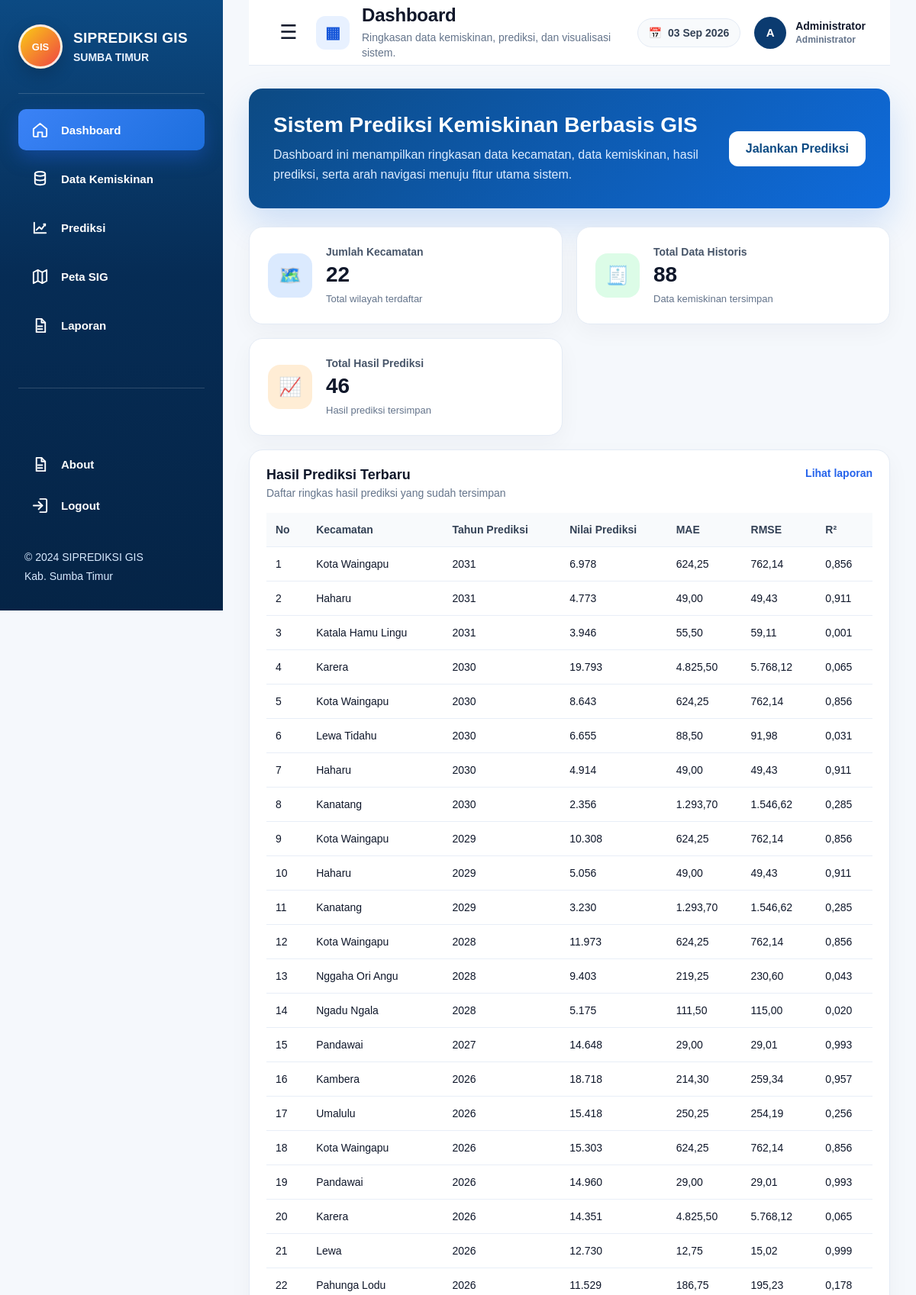
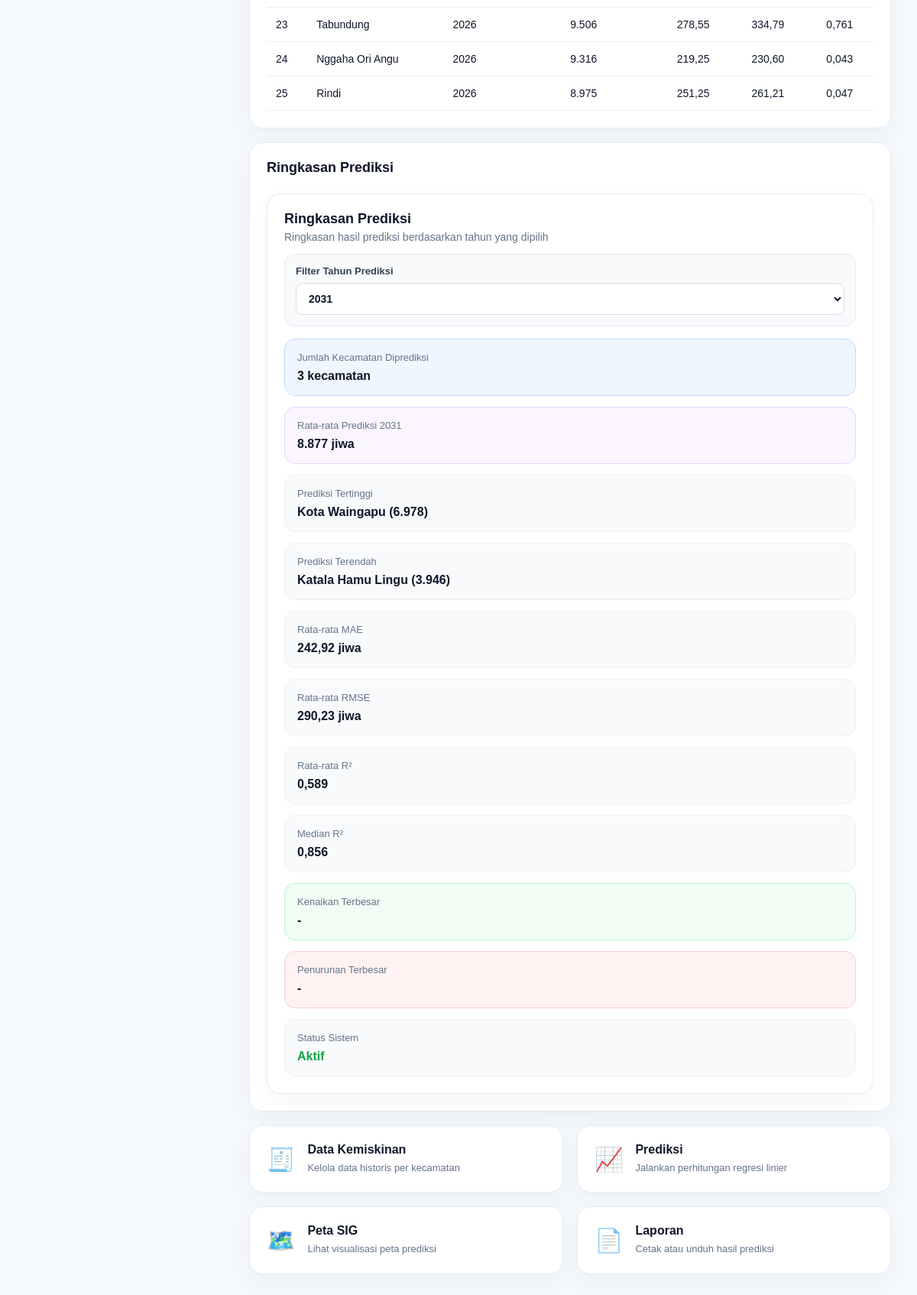
Page /dashboard/index.php (signed in) on the committed database (2 pictures, top to bottom).
### tables this page shows
CREATE TABLE `hasil_prediksi` (
  `id_prediksi` int(10) UNSIGNED NOT NULL,
  `id_prediksi_regresi` int(10) UNSIGNED DEFAULT NULL,
  `id_kecamatan` int(10) UNSIGNED NOT NULL,
  `tahun_prediksi` year(4) NOT NULL,
  `nilai_prediksi` decimal(18,2) NOT NULL,
  `intercept` decimal(18,6) DEFAULT NULL,
  `slope` decimal(18,6) DEFAULT NULL,
  `mae` decimal(18,6) DEFAULT NULL,
  `rmse` decimal(18,6) DEFAULT NULL,
  `r2` decimal(10,6) DEFAULT NULL
);

CREATE TABLE `kecamatan` (
  `id_kecamatan` int(10) UNSIGNED NOT NULL,
  `id_admin` int(10) UNSIGNED DEFAULT NULL,
  `kode_kecamatan` varchar(30) NOT NULL,
  `kode_panel` varchar(3) DEFAULT NULL,
  `nama_kecamatan` varchar(100) NOT NULL,
  `luas_wilayah_km2` decimal(12,4) DEFAULT NULL,
  `geojson_wilayah` longtext DEFAULT NULL,
  `status_aktif` tinyint(1) NOT NULL DEFAULT 1
);

### dashboard/index.php (the view, shortened to what this page needs)
<?php
require_once __DIR__ . "/../koneksi.php";
$total_kecamatan = 0;
$total_data = 0;
$total_prediksi = 0;
$daftar_tahun_prediksi = [];
$selected_tahun_ringkasan = 0;
$total_ringkasan_tahun = 0;
$rata_prediksi = 0;
$rata_mae = 0;
$rata_rmse = 0;
$rata_r2 = 0;
$median_r2 = null;
$kenaikan_terbesar = "-";
$penurunan_terbesar = "-";
if (!function_exists('dashAngka')) {
    function dashAngka($value, $decimal = 0)
    {
        return number_format((float) $value, $decimal, ',', '.');
    }
}
$queryKecamatan = mysqli_query($koneksi, "SELECT COUNT(*) AS total FROM kecamatan");
if ($queryKecamatan) {
    $row = mysqli_fetch_assoc($queryKecamatan);
    $total_kecamatan = $row["total"] ?? 0;
}
$queryData = mysqli_query($koneksi, "SELECT COUNT(*) AS total FROM data_kemiskinan");
if ($queryData) {
    $row = mysqli_fetch_assoc($queryData);
    $total_data = $row["total"] ?? 0;
}
$queryPrediksi = mysqli_query(
    $koneksi,
    "SELECT COUNT(*) AS total FROM hasil_prediksi"
);
if ($queryPrediksi) {
    $row = mysqli_fetch_assoc($queryPrediksi);
    $total_prediksi = $row["total"] ?? 0;
}
$queryTahunPrediksi = mysqli_query(
    $koneksi,
    "SELECT DISTINCT tahun_prediksi
     FROM hasil_prediksi
     ORDER BY tahun_prediksi DESC"
);
if ($queryTahunPrediksi) {
    while ($row = mysqli_fetch_assoc($queryTahunPrediksi)) {
        $daftar_tahun_prediksi[] = (int) $row["tahun_prediksi"];
    }
}
$request_tahun_ringkasan = isset($_GET["tahun_ringkasan"])
    ? (int) $_GET["tahun_ringkasan"]
    : 0;
if (
    $request_tahun_ringkasan > 0
    && in_array($request_tahun_ringkasan, $daftar_tahun_prediksi, true)
) {
    $selected_tahun_ringkasan = $request_tahun_ringkasan;
} elseif (count($daftar_tahun_prediksi) > 0) {
    $selected_tahun_ringkasan = $daftar_tahun_prediksi[0];
}
if ($selected_tahun_ringkasan > 0) {
    $stmtRingkasan = mysqli_prepare(
        $koneksi,
        "SELECT
            COUNT(*) AS total,
            AVG(nilai_prediksi) AS rata_prediksi,
            AVG(mae) AS rata_mae,
            AVG(rmse) AS rata_rmse,
            AVG(r2) AS rata_r2
         FROM hasil_prediksi
         WHERE tahun_prediksi = ?"
    );
    mysqli_stmt_bind_param($stmtRingkasan, "i", $selected_tahun_ringkasan);
    mysqli_stmt_execute($stmtRingkasan);
    $resultRingkasan = mysqli_stmt_get_result($stmtRingkasan);
    if ($resultRingkasan) {
        $row = mysqli_fetch_assoc($resultRingkasan);
        $total_ringkasan_tahun = (int) ($row["total"] ?? 0);
        $rata_prediksi = (float) ($row["rata_prediksi"] ?? 0);
        $rata_mae = (float) ($row["rata_mae"] ?? 0);
        $rata_rmse = (float) ($row["rata_rmse"] ?? 0);
        $rata_r2 = (float) ($row["rata_r2"] ?? 0);
    }
}
if ($selected_tahun_ringkasan > 0) {
    $r2Values = [];
    $stmtR2 = mysqli_prepare(
        $koneksi,
        "SELECT r2
         FROM hasil_prediksi
         WHERE tahun_prediksi = ?
           AND r2 IS NOT NULL
         ORDER BY r2 ASC"
    );
    mysqli_stmt_bind_param($stmtR2, "i", $selected_tahun_ringkasan);
    mysqli_stmt_execute($stmtR2);
    $resultR2 = mysqli_stmt_get_result($stmtR2);
    while ($row = mysqli_fetch_assoc($resultR2)) {
        $r2Values[] = (float) $row["r2"];
    }
    $jumlahR2 = count($r2Values);
    if ($jumlahR2 > 0) {
        $tengah = (int) floor($jumlahR2 / 2);
        if ($jumlahR2 % 2 === 1) {
            $median_r2 = $r2Values[$tengah];
        } else {
            $median_r2 = ($r2Values[$tengah - 1] + $r2Values[$tengah]) / 2;
        }
    }
}
$queryKecamatan = mysqli_query($koneksi, "SELECT COUNT(*) AS total FROM kecamatan");
if ($queryKecamatan) {
    $row = mysqli_fetch_assoc($queryKecamatan);
    $total_kecamatan = $row["total"] ?? 0;
}
$queryData = mysqli_query($koneksi, "SELECT COUNT(*) AS total FROM data_kemiskinan");
if ($queryData) {
    $row = mysqli_fetch_assoc($queryData);
    $total_data = $row["total"] ?? 0;
}
$queryPrediksi = mysqli_query($koneksi, "SELECT COUNT(*) AS total, AVG(nilai_prediksi) AS rata FROM hasil_prediksi");
if ($queryPrediksi) {
    $row = mysqli_fetch_assoc($queryPrediksi);
    $total_prediksi = $row["total"] ?? 0;
    $rata_prediksi = $row["rata"] ?? 0;
}
$prediksi_tertinggi = "-";
$prediksi_terendah = "-";
if ($selected_tahun_ringkasan > 0) {
    $stmtTertinggi = mysqli_prepare(
        $koneksi,
        "SELECT
            k.nama_kecamatan,
            h.nilai_prediksi
         FROM hasil_prediksi h
         INNER JOIN kecamatan k ON k.id_kecamatan = h.id_kecamatan
         WHERE h.tahun_prediksi = ?
         ORDER BY h.nilai_prediksi DESC
         LIMIT 1"
    );
    mysqli_stmt_bind_param($stmtTertinggi, "i", $selected_tahun_ringkasan);
    mysqli_stmt_execute($stmtTertinggi);
    $resultTertinggi = mysqli_stmt_get_result($stmtTertinggi);
    if ($resultTertinggi && mysqli_num_rows($resultTertinggi) > 0) {
        $row = mysqli_fetch_assoc($resultTertinggi);
        $prediksi_tertinggi =
            $row["nama_kecamatan"]
            . " ("
            . number_format((float) $row["nilai_prediksi"], 0, ',', '.')
            . ")";
    }
    $stmtTerendah = mysqli_prepare(
        $koneksi,
        "SELECT
            k.nama_kecamatan,
            h.nilai_prediksi
         FROM hasil_prediksi h
         INNER JOIN kecamatan k ON k.id_kecamatan = h.id_kecamatan
         WHERE h.tahun_prediksi = ?
         ORDER BY h.nilai_prediksi ASC
         LIMIT 1"
    );
    mysqli_stmt_bind_param($stmtTerendah, "i", $selected_tahun_ringkasan);
    mysqli_stmt_execute($stmtTerendah);
    $resultTerendah = mysqli_stmt_get_result($stmtTerendah);
    if ($resultTerendah && mysqli_num_rows($resultTerendah) > 0) {
        $row = mysqli_fetch_assoc($resultTerendah);
        $prediksi_terendah =
            $row["nama_kecamatan"]
            . " ("
            . number_format((float) $row["nilai_prediksi"], 0, ',', '.')
            . ")";
    }
}
$queryTabel = mysqli_query($koneksi, "
    SELECT
        k.nama_kecamatan,
        h.tahun_prediksi,
        h.nilai_prediksi,
        h.mae,
        h.rmse,
        h.r2
    FROM hasil_prediksi h
    INNER JOIN kecamatan k ON k.id_kecamatan = h.id_kecamatan
    ORDER BY h.tahun_prediksi DESC, h.nilai_prediksi DESC
    LIMIT 25
");
?>
<!DOCTYPE html>
<html lang="id">
<head>
    <link rel="stylesheet" href="../style-sidebar.css">
    <link rel="stylesheet" href="../style-header.css">
    <link rel="stylesheet" href="style-dashboard.css">
</head>
<body>
<?php include __DIR__ . "/../sidebar.php"; ?>
<main class="main-content">
    <?php
    require_once __DIR__ . '/../template-header.php';
    ?>
    <section class="dashboard-hero">
        <div>
            <h2>Sistem Prediksi Kemiskinan Berbasis GIS</h2>
            <p>
                Dashboard ini menampilkan ringkasan data kecamatan, data kemiskinan,
                hasil prediksi, serta arah navigasi menuju fitur utama sistem.
            </p>
        </div>
        <a href="../prediksi/index.php" class="hero-button">
            Jalankan Prediksi
        </a>
    </section>
<section class="summary-grid">
    <div class="summary-card blue">
        <div class="summary-icon">🗺️</div>
        <div>
            <p>Jumlah Kecamatan</p>
            <h3><?= number_format($total_kecamatan, 0, ',', '.'); ?></h3>
            <span>Total wilayah terdaftar</span>
        </div>
    </div>
    <div class="summary-card green">
        <div class="summary-icon">🧾</div>
        <div>
            <p>Total Data Historis</p>
            <h3><?= number_format($total_data, 0, ',', '.'); ?></h3>
            <span>Data kemiskinan tersimpan</span>
        </div>
    </div>
    <div class="summary-card orange">
        <div class="summary-icon">📈</div>
        <div>
            <p>Total Hasil Prediksi</p>
            <h3><?= number_format($total_prediksi, 0, ',', '.'); ?></h3>
            <span>Hasil prediksi tersimpan</span>
        </div>
    </div>
</section>
    <section class="content-grid">
        <div class="panel wide">
            <div class="panel-header">
                <div>
                    <h3>Hasil Prediksi Terbaru</h3>
                    <p>Daftar ringkas hasil prediksi yang sudah tersimpan</p>
                </div>
                <a href="../laporan/index.php">Lihat laporan</a>
            </div>
            <div class="table-wrapper">
                <table>
                    <thead>
                        <tr>
                            <th>No</th>
                            <th>Kecamatan</th>
                            <th>Tahun Prediksi</th>
                            <th>Nilai Prediksi</th>
                            <th>MAE</th>
                            <th>RMSE</th>
                            <th>R²</th>
                        </tr>
                    </thead>
                    <tbody>
                        <?php if ($queryTabel && mysqli_num_rows($queryTabel) > 0) : ?>
                            <?php $no = 1; ?>
                            <?php while ($data = mysqli_fetch_assoc($queryTabel)) : ?>
                                <tr>
                                    <td><?= $no++; ?></td>
                                    <td><?= htmlspecialchars($data["nama_kecamatan"]); ?></td>
                                    <td><?= htmlspecialchars($data["tahun_prediksi"]); ?></td>
                                    <td><?= number_format($data["nilai_prediksi"], 0, ',', '.'); ?></td>
                                    <td><?= $data["mae"] !== null ? number_format($data["mae"], 2, ',', '.') : "-"; ?></td>
                                    <td><?= $data["rmse"] !== null ? number_format($data["rmse"], 2, ',', '.') : "-"; ?></td>
                                    <td><?= $data["r2"] !== null ? number_format($data["r2"], 3, ',', '.') : "-"; ?></td>
                                </tr>
                            <?php endwhile; ?>
                        <?php endif; ?>
                    </tbody>
                </table>
            </div>
        </div>
<div class="panel">
    <div class="panel-header simple">
        <h3>Ringkasan Prediksi</h3>
    </div>
<div class="panel">
    <div class="panel-header simple ringkasan-panel-header">
        <div>
            <h3>Ringkasan Prediksi</h3>
            <p>Ringkasan hasil prediksi berdasarkan tahun yang dipilih</p>
        </div>
    </div>
    <form method="GET" action="" class="summary-filter-form">
        <label for="tahun_ringkasan">Filter Tahun Prediksi</label>
        <select
            name="tahun_ringkasan"
            id="tahun_ringkasan"
            onchange="this.form.submit()"
            <?= count($daftar_tahun_prediksi) === 0 ? 'disabled' : ''; ?>
        >
            <?php if (count($daftar_tahun_prediksi) > 0): ?>
                <?php foreach ($daftar_tahun_prediksi as $tahun): ?>
                    <option
                        value="<?= (int) $tahun; ?>"
                        <?= (int) $tahun === (int) $selected_tahun_ringkasan ? 'selected' : ''; ?>
                    >
                        <?= (int) $tahun; ?>
                    </option>
                <?php endforeach; ?>
            <?php else: ?>
                <option value="">Belum ada prediksi</option>
            <?php endif; ?>
        </select>
    </form>
    <div class="info-list">
        <div class="info-item highlight-blue">
            <span>Jumlah Kecamatan Diprediksi</span>
            <strong>
                <?= $selected_tahun_ringkasan > 0 ? dashAngka($total_ringkasan_tahun) . ' kecamatan' : '-'; ?>
            </strong>
        </div>
        <div class="info-item highlight-purple">
            <span>Rata-rata Prediksi <?= $selected_tahun_ringkasan > 0 ? (int) $selected_tahun_ringkasan : ''; ?></span>
            <strong>
                <?= $selected_tahun_ringkasan > 0 ? dashAngka($rata_prediksi) . ' jiwa' : '-'; ?>
            </strong>
        </div>
        <div class="info-item">
            <span>Prediksi Tertinggi</span>
            <strong><?= htmlspecialchars($prediksi_tertinggi); ?></strong>
        </div>
        <div class="info-item">
            <span>Prediksi Terendah</span>
            <strong><?= htmlspecialchars($prediksi_terendah); ?></strong>
        </div>
        <div class="info-item">
            <span>Rata-rata MAE</span>
            <strong>
                <?= $selected_tahun_ringkasan > 0 ? dashAngka($rata_mae, 2) . ' jiwa' : '-'; ?>
            </strong>
        </div>
        <div class="info-item">
            <span>Rata-rata RMSE</span>
            <strong>
                <?= $selected_tahun_ringkasan > 0 ? dashAngka($rata_rmse, 2) . ' jiwa' : '-'; ?>
            </strong>
        </div>
        <div class="info-item">
            <span>Rata-rata R²</span>
            <strong>
                <?= $selected_tahun_ringkasan > 0 ? dashAngka($rata_r2, 3) : '-'; ?>
            </strong>
        </div>
        <div class="info-item">
            <span>Median R²</span>
            <strong>
                <?= $median_r2 !== null ? dashAngka($median_r2, 3) : '-'; ?>
            </strong>
        </div>
        <div class="info-item highlight-green">
            <span>Kenaikan Terbesar</span>
            <strong><?= htmlspecialchars($kenaikan_terbesar); ?></strong>
        </div>
        <div class="info-item highlight-red">
            <span>Penurunan Terbesar</span>
            <strong><?= htmlspecialchars($penurunan_terbesar); ?></strong>
        </div>
        <div class="info-item">
            <span>Status Sistem</span>
            <strong class="status-good">Aktif</strong>
        </div>
    </div>
</div>
</div>
    </section>
    <section class="quick-menu">
        <a href="../data-kemiskinan/index.php" class="quick-card">
            <span>🧾</span>
            <div>
                <h4>Data Kemiskinan</h4>
                <p>Kelola data historis per kecamatan</p>
            </div>
        </a>
        <a href="../prediksi/index.php" class="quick-card">
            <span>📈</span>
            <div>
                <h4>Prediksi</h4>
                <p>Jalankan perhitungan regresi linier</p>
            </div>
        </a>
        <a href="../peta-sig/index.php" class="quick-card">
            <span>🗺️</span>
            <div>
                <h4>Peta SIG</h4>
                <p>Lihat visualisasi peta prediksi</p>
            </div>
        </a>
        <a href="../laporan/index.php" class="quick-card">
            <span>📄</span>
            <div>
                <h4>Laporan</h4>
                <p>Cetak atau unduh hasil prediksi</p>
            </div>
        </a>
    </section>
</main>
</body>
</html>

### rows in the picture
hasil_prediksi: id_kecamatan.nama_kecamatan "Kota Waingapu", tahun_prediksi "2031", nilai_prediksi "6.978", mae "624,25", rmse "762,14", r2 "0,856", prediksi_tertinggi "Kota Waingapu (6.978)"
hasil_prediksi: id_kecamatan.nama_kecamatan "Haharu", tahun_prediksi "2031", nilai_prediksi "4.773", mae "49,00", rmse "49,43", r2 "0,911"
hasil_prediksi: id_kecamatan.nama_kecamatan "Katala Hamu Lingu", tahun_prediksi "2031", nilai_prediksi "3.946", mae "55,50", rmse "59,11", r2 "0,001", prediksi_terendah "Katala Hamu Lingu (3.946)"
hasil_prediksi: id_kecamatan.nama_kecamatan "Karera", tahun_prediksi "2030", nilai_prediksi "19.793", mae "4.825,50", rmse "5.768,12", r2 "0,065"
hasil_prediksi: id_kecamatan.nama_kecamatan "Kota Waingapu", tahun_prediksi "2030", nilai_prediksi "8.643", mae "624,25", rmse "762,14", r2 "0,856"
hasil_prediksi: id_kecamatan.nama_kecamatan "Lewa Tidahu", tahun_prediksi "2030", nilai_prediksi "6.655", mae "88,50", rmse "91,98", r2 "0,031"
hasil_prediksi: id_kecamatan.nama_kecamatan "Haharu", tahun_prediksi "2030", nilai_prediksi "4.914", mae "49,00", rmse "49,43", r2 "0,911"
hasil_prediksi: id_kecamatan.nama_kecamatan "Kanatang", tahun_prediksi "2030", nilai_prediksi "2.356", mae "1.293,70", rmse "1.546,62", r2 "0,285"
hasil_prediksi: id_kecamatan.nama_kecamatan "Kota Waingapu", tahun_prediksi "2029", nilai_prediksi "10.308", mae "624,25", rmse "762,14", r2 "0,856"
hasil_prediksi: id_kecamatan.nama_kecamatan "Haharu", tahun_prediksi "2029", nilai_prediksi "5.056", mae "49,00", rmse "49,43", r2 "0,911"
hasil_prediksi: id_kecamatan.nama_kecamatan "Kanatang", tahun_prediksi "2029", nilai_prediksi "3.230", mae "1.293,70", rmse "1.546,62", r2 "0,285"
hasil_prediksi: id_kecamatan.nama_kecamatan "Kota Waingapu", tahun_prediksi "2028", nilai_prediksi "11.973", mae "624,25", rmse "762,14", r2 "0,856"
hasil_prediksi: id_kecamatan.nama_kecamatan "Nggaha Ori Angu", tahun_prediksi "2028", nilai_prediksi "9.403", mae "219,25", rmse "230,60", r2 "0,043"
hasil_prediksi: id_kecamatan.nama_kecamatan "Ngadu Ngala", tahun_prediksi "2028", nilai_prediksi "5.175", mae "111,50", rmse "115,00", r2 "0,020"
hasil_prediksi: id_kecamatan.nama_kecamatan "Pandawai", tahun_prediksi "2027", nilai_prediksi "14.648", mae "29,00", rmse "29,01", r2 "0,993"
hasil_prediksi: id_kecamatan.nama_kecamatan "Kambera", tahun_prediksi "2026", nilai_prediksi "18.718", mae "214,30", rmse "259,34", r2 "0,957"
hasil_prediksi: id_kecamatan.nama_kecamatan "Umalulu", tahun_prediksi "2026", nilai_prediksi "15.418", mae "250,25", rmse "254,19", r2 "0,256"
hasil_prediksi: id_kecamatan.nama_kecamatan "Kota Waingapu", tahun_prediksi "2026", nilai_prediksi "15.303", mae "624,25", rmse "762,14", r2 "0,856"
hasil_prediksi: id_kecamatan.nama_kecamatan "Pandawai", tahun_prediksi "2026", nilai_prediksi "14.960", mae "29,00", rmse "29,01", r2 "0,993"
hasil_prediksi: id_kecamatan.nama_kecamatan "Karera", tahun_prediksi "2026", nilai_prediksi "14.351", mae "4.825,50", rmse "5.768,12", r2 "0,065"
hasil_prediksi: id_kecamatan.nama_kecamatan "Lewa", tahun_prediksi "2026", nilai_prediksi "12.730", mae "12,75", rmse "15,02", r2 "0,999"
hasil_prediksi: id_kecamatan.nama_kecamatan "Pahunga Lodu", tahun_prediksi "2026", nilai_prediksi "11.529", mae "186,75", rmse "195,23", r2 "0,178"
hasil_prediksi: id_kecamatan.nama_kecamatan "Tabundung", tahun_prediksi "2026", nilai_prediksi "9.506", mae "278,55", rmse "334,79", r2 "0,761"
hasil_prediksi: id_kecamatan.nama_kecamatan "Nggaha Ori Angu", tahun_prediksi "2026", nilai_prediksi "9.316", mae "219,25", rmse "230,60", r2 "0,043"
hasil_prediksi: id_kecamatan.nama_kecamatan "Rindi", tahun_prediksi "2026", nilai_prediksi "8.975", mae "251,25", rmse "261,21", r2 "0,047"

### other values in the picture
$pageIcon "▦"
$pageTitle "Dashboard"
$pageSubtitle "Ringkasan data kemiskinan, prediksi, dan visualisasi sistem."
$avatarText "A"
$namaAdminHeader "Administrator"
$roleAdminHeader "Administrator"
$total_kecamatan "22"
$total_data "88"
$total_prediksi "46"
dashAngka($total_ringkasan_tahun) "3"
$selected_tahun_ringkasan "2031"
dashAngka($rata_prediksi) "8.877"
dashAngka($rata_mae, 2) "242,92"
dashAngka($rata_rmse, 2) "290,23"
dashAngka($rata_r2, 3) "0,589"
